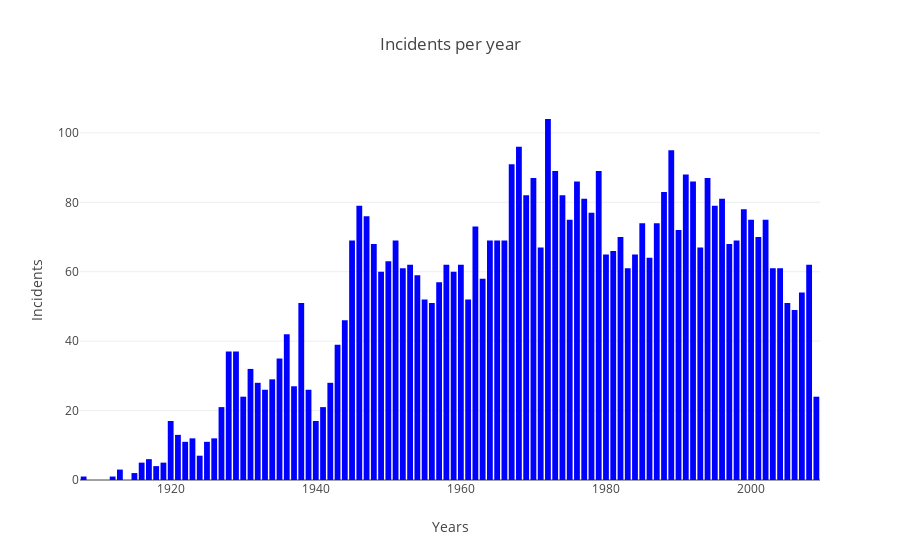
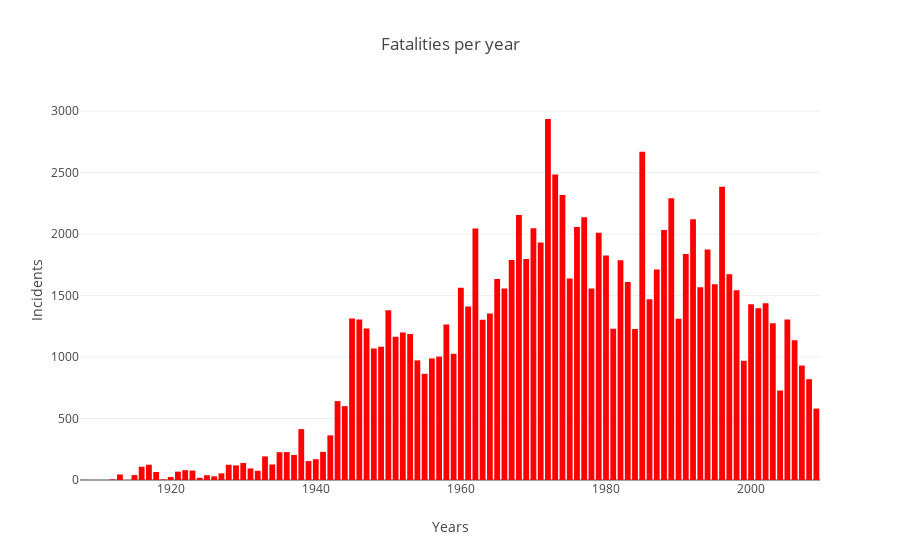

Notebook cell for these charts, in order:
### Markdown cell above
### Incidents and Fatalities per year

Questi due primi grafici offrono una panoramica generale sugli incidenti aerei occorsi dal 1908 al 2009.

Nello specifico, il primo grafico mostra il numero di incidenti per ogni anno mentre il secondo il numero di vittime.

### Code cell
#Numero di incidenti per anno dal 1908 al 2009 e valutazione, in base al loro numero, della "bontà" dell'anno

df3 = pd.read_csv('Airplane_Crashes_and_Fatalities_Since_1908.csv') #import dataset


#stimo degli intervalli per modificare il colore
bins = [0, 500, 1000, 1500, 2500]

#trasformo la data contenuta come stringa nel dataset in formato data 
df3['Date'] = pd.to_datetime(df3['Date'])
#a questo punto ricavo solo l'anno
df3['Year'] = df3['Date'].map(lambda x:x.year)


#Function to draw charts
def drawNumberIncidentsOrFatalities(operation):
    #raggruppo il dataset per anno, in modo da poter verificare la somma di tutti gli incidenti in un anno
    title = ''
    colo = ''
    if(operation == 'incidents'):
        crash_per_year = df3.groupby([df3['Year']])['Fatalities'].count()
        title = 'Incidents per year'
        color = 'blue'
    elif(operation == 'fatalities'):
        crash_per_year = df3.groupby([df3['Year']])['Fatalities'].sum()
        title = 'Fatalities per year'
        color = 'red'

    #ricavo un array di anni, dalla tabella di anni-incidenti che ho ottenuto sopra
    crashes = crash_per_year.values
    years = crash_per_year.index

    
    trace = go.Bar(x = years, 
              y = crashes, marker=dict(
              color = color))    

    layout = go.Layout(
        title=title,
        xaxis=dict(title="Years"),
        yaxis =dict(title="Incidents", automargin=True))
    
    data=[trace]

    fig = go.Figure(data, layout)
    py.iplot(fig)


drawNumberIncidentsOrFatalities('incidents')
drawNumberIncidentsOrFatalities('fatalities')

### Figure 1 — Plotly figure (JSON) as saved in the notebook; plotly's stock layout.template omitted (floating-point values rounded to 4 significant figures)
{"data": [{"marker": {"color": "blue"}, "type": "bar", "uid": "6a135a5e-043b-11e9-842c-1002b5e0c242", "x": [1908, 1912, 1913, 1915, 1916, 1917, 1918, 1919, 1920, 1921, 1922, 1923, 1924, 1925, 1926, 1927, 1928, 1929, 1930, 1931, 1932, 1933, 1934, 1935, 1936, 1937, 1938, 1939, 1940, 1941, 1942, 1943, 1944, 1945, 1946, 1947, 1948, 1949, 1950, 1951, 1952, 1953, 1954, 1955, 1956, 1957, 1958, 1959, 1960, 1961, 1962, 1963, 1964, 1965, 1966, 1967, 1968, 1969, 1970, 1971, 1972, 1973, 1974, 1975, 1976, 1977, 1978, 1979, 1980, 1981, 1982, 1983, 1984, 1985, 1986, 1987, 1988, 1989, 1990, 1991, 1992, 1993, 1994, 1995, 1996, 1997, 1998, 1999, 2000, 2001, 2002, 2003, 2004, 2005, 2006, 2007, 2008, 2009], "y": [1, 1, 3, 2, 5, 6, 4, 5, 17, 13, 11, 12, 7, 11, 12, 21, 37, 37, 24, 32, 28, 26, 29, 35, 42, 27, 51, 26, 17, 21, 28, 39, 46, 69, 79, 76, 68, 60, 63, 69, 61, 62, 59, 52, 51, 57, 62, 60, 62, 52, 73, 58, 69, 69, 69, 91, 96, 82, 87, 67, 104, 89, 82, 75, 86, 81, 77, 89, 65, 66, 70, 61, 65, 74, 64, 74, 83, 95, 72, 88, 86, 67, 87, 79, 81, 68, 69, 78, 75, 70, 75, 61, 61, 51, 49, 54, 62, 24]}], "layout": {"title": "Incidents per year", "xaxis": {"title": "Years"}, "yaxis": {"automargin": true, "title": "Incidents"}}}

### Figure 2 — Plotly figure (JSON) as saved in the notebook; plotly's stock layout.template omitted (floating-point values rounded to 4 significant figures)
{"data": [{"marker": {"color": "red"}, "type": "bar", "uid": "6a1f55e4-043b-11e9-9db3-1002b5e0c242", "x": [1908, 1912, 1913, 1915, 1916, 1917, 1918, 1919, 1920, 1921, 1922, 1923, 1924, 1925, 1926, 1927, 1928, 1929, 1930, 1931, 1932, 1933, 1934, 1935, 1936, 1937, 1938, 1939, 1940, 1941, 1942, 1943, 1944, 1945, 1946, 1947, 1948, 1949, 1950, 1951, 1952, 1953, 1954, 1955, 1956, 1957, 1958, 1959, 1960, 1961, 1962, 1963, 1964, 1965, 1966, 1967, 1968, 1969, 1970, 1971, 1972, 1973, 1974, 1975, 1976, 1977, 1978, 1979, 1980, 1981, 1982, 1983, 1984, 1985, 1986, 1987, 1988, 1989, 1990, 1991, 1992, 1993, 1994, 1995, 1996, 1997, 1998, 1999, 2000, 2001, 2002, 2003, 2004, 2005, 2006, 2007, 2008, 2009], "y": [1, 5, 45, 40, 108, 124, 65, 5, 24, 68, 80, 77, 18, 39, 30, 54, 124, 119, 138, 94, 75, 192, 126, 226, 227, 203, 414, 154, 169, 229, 363, 642, 601, 1314, 1306, 1233, 1069, 1085, 1382, 1166, 1200, 1188, 973, 864, 989, 1004, 1266, 1027, 1565, 1411, 2047, 1303, 1354, 1636, 1559, 1789, 2156, 1799, 2049, 1932, 2937, 2485, 2318, 1639, 2059, 2138, 1558, 2011, 1827, 1230, 1787, 1611, 1228, 2670, 1471, 1713, 2034, 2293, 1312, 1839, 2122, 1568, 1876, 1593, 2386, 1673, 1544, 970, 1429, 1398, 1437, 1276, 728, 1306, 1136, 931, 820, 581]}], "layout": {"title": "Fatalities per year", "xaxis": {"title": "Years"}, "yaxis": {"automargin": true, "title": "Incidents"}}}
